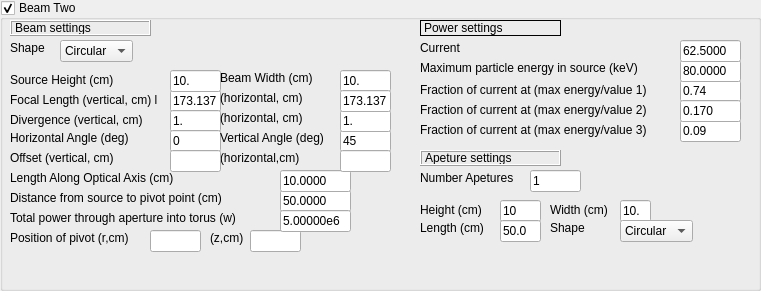
   <widget class="QGroupBox" name="groupBox_2">
    <property name="geometry">
     <rect>
      <x>310</x>
      <y>430</y>
      <width>761</width>
      <height>291</height>
     </rect>
    </property>
    <property name="font">
     <font>
      <weight>50</weight>
      <bold>false</bold>
     </font>
    </property>
    <property name="title">
     <string>Beam Two</string>
    </property>
    <property name="checkable">
     <bool>true</bool>
    </property>
    <widget class="QLineEdit" name="blenp_W_4">
     <property name="geometry">
      <rect>
       <x>280</x>
       <y>190</y>
       <width>71</width>
       <height>22</height>
      </rect>
     </property>
     <property name="text">
      <string>50.0000</string>
     </property>
    </widget>
    <widget class="QLabel" name="label_40">
     <property name="geometry">
      <rect>
       <x>420</x>
       <y>80</y>
       <width>251</width>
       <height>20</height>
      </rect>
     </property>
     <property name="text">
      <string>Fraction of current at (max energy/value 1)</string>
     </property>
    </widget>
    <widget class="QLabel" name="label_112">
     <property name="geometry">
      <rect>
       <x>420</x>
       <y>60</y>
       <width>241</width>
       <height>16</height>
      </rect>
     </property>
     <property name="text">
      <string>Maximum particle energy in source (keV)</string>
     </property>
    </widget>
    <widget class="QLineEdit" name="bvfoc_W_4">
     <property name="geometry">
      <rect>
       <x>170</x>
       <y>90</y>
       <width>51</width>
       <height>22</height>
      </rect>
     </property>
     <property name="text">
      <string>173.137</string>
     </property>
    </widget>
    <widget class="QLineEdit" name="bvdiv_W_4">
     <property name="geometry">
      <rect>
       <x>170</x>
       <y>110</y>
       <width>51</width>
       <height>22</height>
      </rect>
     </property>
     <property name="inputMask">
      <string/>
     </property>
     <property name="text">
      <string>1.</string>
     </property>
     <property name="readOnly">
      <bool>false</bool>
     </property>
    </widget>
    <widget class="QLabel" name="label_113">
     <property name="geometry">
      <rect>
       <x>550</x>
       <y>200</y>
       <width>71</width>
       <height>20</height>
      </rect>
     </property>
     <property name="text">
      <string>Width (cm)</string>
     </property>
    </widget>
    <widget class="QLabel" name="label_114">
     <property name="geometry">
      <rect>
       <x>10</x>
       <y>230</y>
       <width>131</width>
       <height>16</height>
      </rect>
     </property>
     <property name="text">
      <string>Position of pivot (r,cm)</string>
     </property>
    </widget>
    <widget class="QLabel" name="label_115">
     <property name="geometry">
      <rect>
       <x>420</x>
       <y>200</y>
       <width>71</width>
       <height>20</height>
      </rect>
     </property>
     <property name="text">
      <string>Height (cm)</string>
     </property>
    </widget>
    <widget class="QLineEdit" name="anglev_W_4">
     <property name="geometry">
      <rect>
       <x>340</x>
       <y>130</y>
       <width>51</width>
       <height>22</height>
      </rect>
     </property>
     <property name="text">
      <string>45</string>
     </property>
    </widget>
    <widget class="QLabel" name="label_116">
     <property name="geometry">
      <rect>
       <x>220</x>
       <y>70</y>
       <width>101</width>
       <height>16</height>
      </rect>
     </property>
     <property name="text">
      <string>Beam Width (cm)</string>
     </property>
    </widget>
    <widget class="QLineEdit" name="aheigh_W_4">
     <property name="geometry">
      <rect>
       <x>500</x>
       <y>200</y>
       <width>41</width>
       <height>22</height>
      </rect>
     </property>
     <property name="text">
      <string>10</string>
     </property>
    </widget>
    <widget class="QLineEdit" name="fbcur3_W_4">
     <property name="geometry">
      <rect>
       <x>680</x>
       <y>120</y>
       <width>61</width>
       <height>22</height>
      </rect>
     </property>
     <property name="text">
      <string>0.09</string>
     </property>
    </widget>
    <widget class="QLabel" name="label_117">
     <property name="geometry">
      <rect>
       <x>420</x>
       <y>150</y>
       <width>141</width>
       <height>16</height>
      </rect>
     </property>
     <property name="font">
      <font>
       <weight>50</weight>
       <bold>false</bold>
      </font>
     </property>
     <property name="frameShape">
      <enum>QFrame::Box</enum>
     </property>
     <property name="frameShadow">
      <enum>QFrame::Raised</enum>
     </property>
     <property name="lineWidth">
      <number>1</number>
     </property>
     <property name="text">
      <string>Apeture settings </string>
     </property>
     <property name="wordWrap">
      <bool>false</bool>
     </property>
    </widget>
    <widget class="QLabel" name="label_118">
     <property name="geometry">
      <rect>
       <x>10</x>
       <y>40</y>
       <width>55</width>
       <height>16</height>
      </rect>
     </property>
     <property name="text">
      <string>Shape</string>
     </property>
    </widget>
    <widget class="QLineEdit" name="zpivot_W_4">
     <property name="geometry">
      <rect>
       <x>250</x>
       <y>230</y>
       <width>51</width>
       <height>22</height>
      </rect>
     </property>
    </widget>
    <widget class="QLabel" name="label_119">
     <property name="geometry">
      <rect>
       <x>10</x>
       <y>210</y>
       <width>251</width>
       <height>16</height>
      </rect>
     </property>
     <property name="text">
      <string>Total power through aperture into torus (w)</string>
     </property>
    </widget>
    <widget class="QLabel" name="label_120">
     <property name="geometry">
      <rect>
       <x>10</x>
       <y>90</y>
       <width>151</width>
       <height>20</height>
      </rect>
     </property>
     <property name="text">
      <string>Focal Length (vertical, cm) l</string>
     </property>
    </widget>
    <widget class="QLineEdit" name="angleh_W_4">
     <property name="geometry">
      <rect>
       <x>170</x>
       <y>130</y>
       <width>51</width>
       <height>22</height>
      </rect>
     </property>
     <property name="text">
      <string>0</string>
     </property>
    </widget>
    <widget class="QLabel" name="label_121">
     <property name="geometry">
      <rect>
       <x>420</x>
       <y>20</y>
       <width>141</width>
       <height>16</height>
      </rect>
     </property>
     <property name="frameShape">
      <enum>QFrame::Box</enum>
     </property>
     <property name="text">
      <string>Power settings</string>
     </property>
    </widget>
    <widget class="QLabel" name="label_122">
     <property name="geometry">
      <rect>
       <x>10</x>
       <y>70</y>
       <width>111</width>
       <height>20</height>
      </rect>
     </property>
     <property name="text">
      <string>Source Height (cm)</string>
     </property>
    </widget>
    <widget class="QLabel" name="label_123">
     <property name="geometry">
      <rect>
       <x>210</x>
       <y>230</y>
       <width>41</width>
       <height>16</height>
      </rect>
     </property>
     <property name="text">
      <string>(z,cm)</string>
     </property>
    </widget>
    <widget class="QLineEdit" name="awidth_W_4">
     <property name="geometry">
      <rect>
       <x>620</x>
       <y>200</y>
       <width>31</width>
       <height>22</height>
      </rect>
     </property>
     <property name="text">
      <string>10.</string>
     </property>
    </widget>
    <widget class="QLineEdit" name="bheigh_W_4">
     <property name="geometry">
      <rect>
       <x>170</x>
       <y>70</y>
       <width>51</width>
       <height>22</height>
      </rect>
     </property>
     <property name="text">
      <string>10.</string>
     </property>
    </widget>
    <widget class="QLabel" name="label_124">
     <property name="geometry">
      <rect>
       <x>420</x>
       <y>220</y>
       <width>71</width>
       <height>16</height>
      </rect>
     </property>
     <property name="text">
      <string>Length (cm)</string>
     </property>
    </widget>
    <widget class="QLineEdit" name="bhdiv_W_4">
     <property name="geometry">
      <rect>
       <x>340</x>
       <y>110</y>
       <width>51</width>
       <height>22</height>
      </rect>
     </property>
     <property name="text">
      <string>1.</string>
     </property>
    </widget>
    <widget class="QLabel" name="label_125">
     <property name="geometry">
      <rect>
       <x>10</x>
       <y>110</y>
       <width>151</width>
       <height>20</height>
      </rect>
     </property>
     <property name="text">
      <string>Divergence (vertical, cm) </string>
     </property>
    </widget>
    <widget class="QLabel" name="label_126">
     <property name="geometry">
      <rect>
       <x>10</x>
       <y>150</y>
       <width>121</width>
       <height>16</height>
      </rect>
     </property>
     <property name="text">
      <string>Offset (vertical, cm)</string>
     </property>
    </widget>
    <widget class="QLabel" name="label_127">
     <property name="geometry">
      <rect>
       <x>420</x>
       <y>170</y>
       <width>111</width>
       <height>16</height>
      </rect>
     </property>
     <property name="text">
      <string>Number Apetures</string>
     </property>
    </widget>
    <widget class="QLineEdit" name="bleni_W_4">
     <property name="geometry">
      <rect>
       <x>280</x>
       <y>170</y>
       <width>71</width>
       <height>22</height>
      </rect>
     </property>
     <property name="text">
      <string>10.0000</string>
     </property>
    </widget>
    <widget class="QLabel" name="label_128">
     <property name="geometry">
      <rect>
       <x>220</x>
       <y>150</y>
       <width>91</width>
       <height>16</height>
      </rect>
     </property>
     <property name="text">
      <string>(horizontal,cm)</string>
     </property>
    </widget>
    <widget class="QLineEdit" name="naptr_W_4">
     <property name="geometry">
      <rect>
       <x>530</x>
       <y>170</y>
       <width>51</width>
       <height>22</height>
      </rect>
     </property>
     <property name="text">
      <string>1</string>
     </property>
    </widget>
    <widget class="QLabel" name="label_129">
     <property name="geometry">
      <rect>
       <x>220</x>
       <y>130</y>
       <width>121</width>
       <height>16</height>
      </rect>
     </property>
     <property name="text">
      <string>Vertical Angle (deg)</string>
     </property>
    </widget>
    <widget class="QLabel" name="label_130">
     <property name="geometry">
      <rect>
       <x>10</x>
       <y>170</y>
       <width>181</width>
       <height>16</height>
      </rect>
     </property>
     <property name="text">
      <string>Length Along Optical Axis (cm)</string>
     </property>
    </widget>
    <widget class="QLabel" name="label_131">
     <property name="geometry">
      <rect>
       <x>220</x>
       <y>110</y>
       <width>91</width>
       <height>16</height>
      </rect>
     </property>
     <property name="text">
      <string>(horizontal, cm)</string>
     </property>
    </widget>
    <widget class="QComboBox" name="ashape_W_4">
     <property name="geometry">
      <rect>
       <x>620</x>
       <y>220</y>
       <width>73</width>
       <height>22</height>
      </rect>
     </property>
     <item>
      <property name="text">
       <string>Circular</string>
      </property>
     </item>
     <item>
      <property name="text">
       <string>Rectangular</string>
      </property>
     </item>
    </widget>
    <widget class="QLabel" name="label_132">
     <property name="geometry">
      <rect>
       <x>220</x>
       <y>90</y>
       <width>91</width>
       <height>16</height>
      </rect>
     </property>
     <property name="text">
      <string>(horizontal, cm)</string>
     </property>
    </widget>
    <widget class="QLineEdit" name="fbcur1_w_4">
     <property name="geometry">
      <rect>
       <x>680</x>
       <y>80</y>
       <width>61</width>
       <height>22</height>
      </rect>
     </property>
     <property name="text">
      <string>0.74</string>
     </property>
    </widget>
    <widget class="QLineEdit" name="bvofset_W_4">
     <property name="geometry">
      <rect>
       <x>170</x>
       <y>150</y>
       <width>51</width>
       <height>22</height>
      </rect>
     </property>
    </widget>
    <widget class="QLineEdit" name="bwidth_W_4">
     <property name="geometry">
      <rect>
       <x>340</x>
       <y>70</y>
       <width>51</width>
       <height>22</height>
      </rect>
     </property>
     <property name="text">
      <string>10.</string>
     </property>
    </widget>
    <widget class="QComboBox" name="comboBox_7">
     <property name="geometry">
      <rect>
       <x>60</x>
       <y>40</y>
       <width>73</width>
       <height>22</height>
      </rect>
     </property>
     <item>
      <property name="text">
       <string>Circular</string>
      </property>
     </item>
     <item>
      <property name="text">
       <string>Rectangular</string>
      </property>
     </item>
    </widget>
    <widget class="QLabel" name="label_133">
     <property name="geometry">
      <rect>
       <x>550</x>
       <y>220</y>
       <width>55</width>
       <height>16</height>
      </rect>
     </property>
     <property name="text">
      <string>Shape</string>
     </property>
    </widget>
    <widget class="QLabel" name="label_134">
     <property name="geometry">
      <rect>
       <x>420</x>
       <y>40</y>
       <width>55</width>
       <height>16</height>
      </rect>
     </property>
     <property name="text">
      <string>Current</string>
     </property>
    </widget>
    <widget class="QLineEdit" name="fbcur2_W_4">
     <property name="geometry">
      <rect>
       <x>680</x>
       <y>100</y>
       <width>61</width>
       <height>22</height>
      </rect>
     </property>
     <property name="text">
      <string>0.170</string>
     </property>
    </widget>
    <widget class="QLineEdit" name="alen_W_4">
     <property name="geometry">
      <rect>
       <x>500</x>
       <y>220</y>
       <width>41</width>
       <height>22</height>
      </rect>
     </property>
     <property name="inputMask">
      <string/>
     </property>
     <property name="text">
      <string>50.0</string>
     </property>
    </widget>
    <widget class="QLineEdit" name="bptor_W_4">
     <property name="geometry">
      <rect>
       <x>280</x>
       <y>210</y>
       <width>71</width>
       <height>22</height>
      </rect>
     </property>
     <property name="text">
      <string>5.00000e6</string>
     </property>
    </widget>
    <widget class="QLabel" name="label_135">
     <property name="geometry">
      <rect>
       <x>10</x>
       <y>20</y>
       <width>141</width>
       <height>16</height>
      </rect>
     </property>
     <property name="font">
      <font>
       <weight>50</weight>
       <bold>false</bold>
      </font>
     </property>
     <property name="frameShape">
      <enum>QFrame::Box</enum>
     </property>
     <property name="frameShadow">
      <enum>QFrame::Raised</enum>
     </property>
     <property name="lineWidth">
      <number>1</number>
     </property>
     <property name="text">
      <string>Beam settings </string>
     </property>
     <property name="wordWrap">
      <bool>false</bool>
     </property>
    </widget>
    <widget class="QLineEdit" name="ebkev_W_4">
     <property name="geometry">
      <rect>
       <x>680</x>
       <y>60</y>
       <width>61</width>
       <height>22</height>
      </rect>
     </property>
     <property name="text">
      <string>80.0000</string>
     </property>
    </widget>
    <widget class="QLabel" name="label_136">
     <property name="geometry">
      <rect>
       <x>10</x>
       <y>190</y>
       <width>231</width>
       <height>16</height>
      </rect>
     </property>
     <property name="text">
      <string>Distance from source to pivot point (cm) </string>
     </property>
    </widget>
    <widget class="QLineEdit" name="bhofset_W_4">
     <property name="geometry">
      <rect>
       <x>340</x>
       <y>150</y>
       <width>51</width>
       <height>22</height>
      </rect>
     </property>
    </widget>
    <widget class="QLabel" name="label_137">
     <property name="geometry">
      <rect>
       <x>10</x>
       <y>130</y>
       <width>131</width>
       <height>16</height>
      </rect>
     </property>
     <property name="text">
      <string>Horizontal Angle (deg)</string>
     </property>
    </widget>
    <widget class="QLineEdit" name="rpivot_W_4">
     <property name="geometry">
      <rect>
       <x>150</x>
       <y>230</y>
       <width>51</width>
       <height>22</height>
      </rect>
     </property>
    </widget>
    <widget class="QLineEdit" name="bcur_W_4">
     <property name="geometry">
      <rect>
       <x>680</x>
       <y>40</y>
       <width>61</width>
       <height>22</height>
      </rect>
     </property>
     <property name="text">
      <string>62.5000</string>
     </property>
    </widget>
    <widget class="QLineEdit" name="bhfoc_W_4">
     <property name="geometry">
      <rect>
       <x>340</x>
       <y>90</y>
       <width>51</width>
       <height>22</height>
      </rect>
     </property>
     <property name="text">
      <string>173.137</string>
     </property>
    </widget>
    <widget class="QLabel" name="label_138">
     <property name="geometry">
      <rect>
       <x>420</x>
       <y>120</y>
       <width>251</width>
       <height>20</height>
      </rect>
     </property>
     <property name="text">
      <string>Fraction of current at (max energy/value 3)</string>
     </property>
    </widget>
    <widget class="QLabel" name="label_139">
     <property name="geometry">
      <rect>
       <x>420</x>
       <y>100</y>
       <width>251</width>
       <height>20</height>
      </rect>
     </property>
     <property name="text">
      <string>Fraction of current at (max energy/value 2)</string>
     </property>
    </widget>
   </widget>
